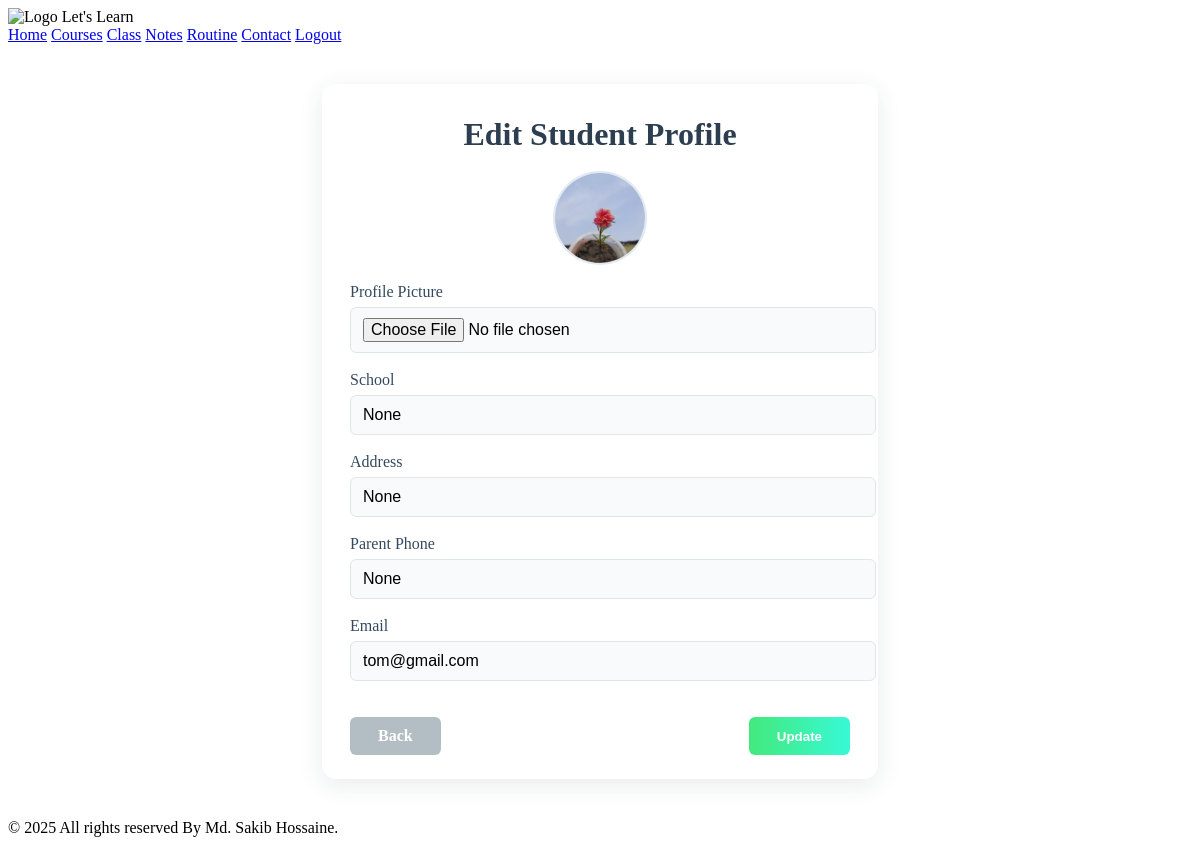
/student-profile/edit/ (signed in), run on the app's committed database.
### users/models.py (models this page shows, shortened)
class CustomUser(AbstractBaseUser, PermissionsMixin):
    USER_TYPE_CHOICES = (
        ('student', 'Student'),
        ('teacher', 'Teacher'),
    )
    profile_picture = models.ImageField(upload_to='profile_pics/', blank=True, null=True)
    email = models.EmailField(unique=True)
    username = models.CharField(max_length=150)
    user_type = models.CharField(max_length=10, choices=USER_TYPE_CHOICES)
    is_active = models.BooleanField(default=True)
    is_staff = models.BooleanField(default=False)
    class_name = models.CharField(max_length=100, blank=True, null=True)
    school_name = models.CharField(max_length=255, blank=True, null=True)
    address = models.CharField(max_length=255, blank=True, null=True)
    parent_phone = models.CharField(max_length=20, blank=True, null=True)
    qualification = models.CharField(max_length=255, blank=True, null=True)
    subjects_taught = models.CharField(max_length=255, blank=True, null=True)
    phone_number = models.CharField(max_length=20, blank=True, null=True)
    objects = CustomUserManager()
    USERNAME_FIELD = 'email'
    REQUIRED_FIELDS = ['username', 'user_type']

### users/views.py (the view, shortened to what this page needs)
# urls.py: path('student-profile/edit/', views.edit_student_profile, name='edit_student_profile'),
def edit_student_profile(request):
    student = request.user
    return render(request, 'users/edit_student_profile.html', {'student': student})

### templates/users/edit_student_profile.html (shortened to what this page needs)
{% extends 'base.html' %}
{% load static %}
{% block content %}
<div class="edit-profile-container">
    <div class="edit-profile-title">Edit Student Profile</div>
    <form method="post" enctype="multipart/form-data" class="edit-profile-form">
        {% if student.profile_picture %}
            <img src="{{ student.profile_picture.url }}" alt="Profile Picture" class="profile-pic-preview">
        {% else %}
            <img src="{% static 'images/default-profile.png' %}" alt="Profile Picture" class="profile-pic-preview">
        {% endif %}
        <label for="profile_picture">Profile Picture</label>
        <input type="file" name="profile_picture" id="profile_picture" accept="image/*">
        <label for="school_name">School</label>
        <input type="text" name="school_name" id="school_name" value="{{ student.school_name }}" required>
        <label for="address">Address</label>
        <input type="text" name="address" id="address" value="{{ student.address }}" required>
        <label for="parent_phone">Parent Phone</label>
        <input type="text" name="parent_phone" id="parent_phone" value="{{ student.parent_phone }}" required>
        <label for="email">Email</label>
        <input type="email" name="email" id="email" value="{{ student.email }}" required>
        <div class="edit-profile-actions">
            <a href="{% url 'users:student_profile' %}" class="btn-back">Back</a>
            <button type="submit" class="btn-update">Update</button>
        </div>
    </form>
</div>
{% endblock %}

### templates/users/edit_student_profile.html (style rules this page uses)
.edit-profile-container { max-width: 500px; margin: 40px auto; background: #fff; border-radius: 14px; box-shadow: 0 6px 24px rgba(44, 62, 80, 0.10); padding: 32px 28px 24px 28px; }
.edit-profile-title { font-size: 2rem; font-weight: 700; color: #2c3e50; margin-bottom: 18px; text-align: center; }
.edit-profile-form label { font-weight: 500; color: #34495e; margin-bottom: 6px; display: block; }
.edit-profile-form input[type="text"], .edit-profile-form input[type="email"], .edit-profile-form input[type="file"] { width: 100%; padding: 10px 12px; margin-bottom: 18px; border: 1px solid #dfe6e9; border-radius: 6px; font-size: 1rem; background: #f8fafc; transition: border 0.2s; }
.profile-pic-preview { display: block; margin: 0 auto 18px auto; width: 90px; height: 90px; object-fit: cover; border-radius: 50%; border: 2px solid #e1eaf2; background: #f4f8fb; }
.edit-profile-actions { display: flex; justify-content: space-between; margin-top: 18px; }
.btn-back { background: #b2bec3; color: #fff; border: none; padding: 10px 28px; border-radius: 6px; font-weight: 600; cursor: pointer; transition: background 0.2s; text-decoration: none; }
.btn-update { background: linear-gradient(90deg, #43e97b 0%, #38f9d7 100%); color: #fff; border: none; padding: 10px 28px; border-radius: 6px; font-weight: 600; cursor: pointer; transition: background 0.2s; }

### data on the page
CustomUser: profile_picture (picture), school_name "None", address "None", parent_phone "None", email "tom@gmail.com"
